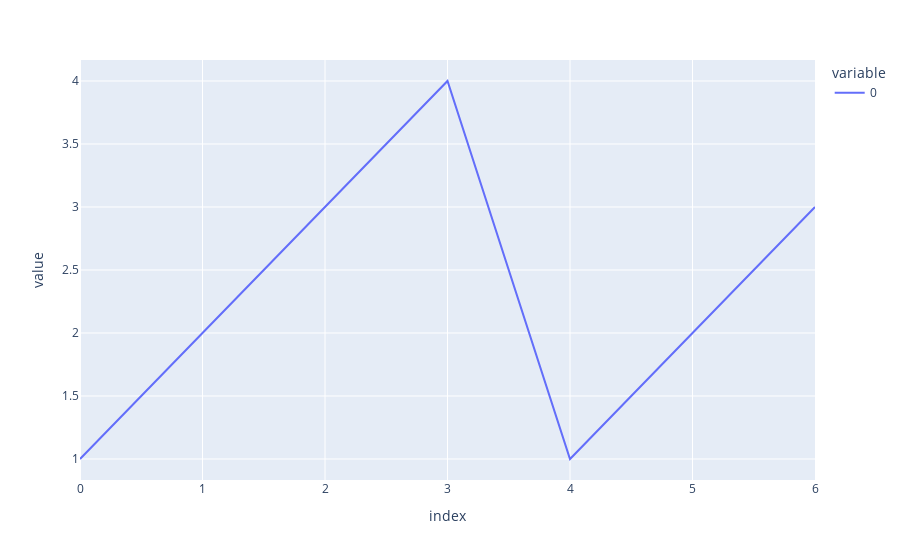

The notebook cell this image was saved under:
### Code cell
results = [1,2,3,4,1,2,3]
control = 10

def normalize(results, control):
    return [x / control for x in results]

def plot(data):
    return px.line(data)

normalize(results, control)
plot(results)

### Figure 1 — Plotly figure (JSON) as saved in the notebook; plotly's stock layout.template omitted (floating-point values rounded to 4 significant figures)
{"data": [{"hovertemplate": "variable=0<br>index=%{x}<br>value=%{y}<extra></extra>", "legendgroup": "0", "line": {"color": "#636efa", "dash": "solid"}, "mode": "lines", "name": "0", "orientation": "v", "showlegend": true, "type": "scatter", "x": [0, 1, 2, 3, 4, 5, 6], "xaxis": "x", "y": [1, 2, 3, 4, 1, 2, 3], "yaxis": "y"}], "layout": {"legend": {"title": {"text": "variable"}, "tracegroupgap": 0}, "margin": {"t": 60}, "xaxis": {"anchor": "y", "domain": [0, 1], "title": {"text": "index"}}, "yaxis": {"anchor": "x", "domain": [0, 1], "title": {"text": "value"}}}}
